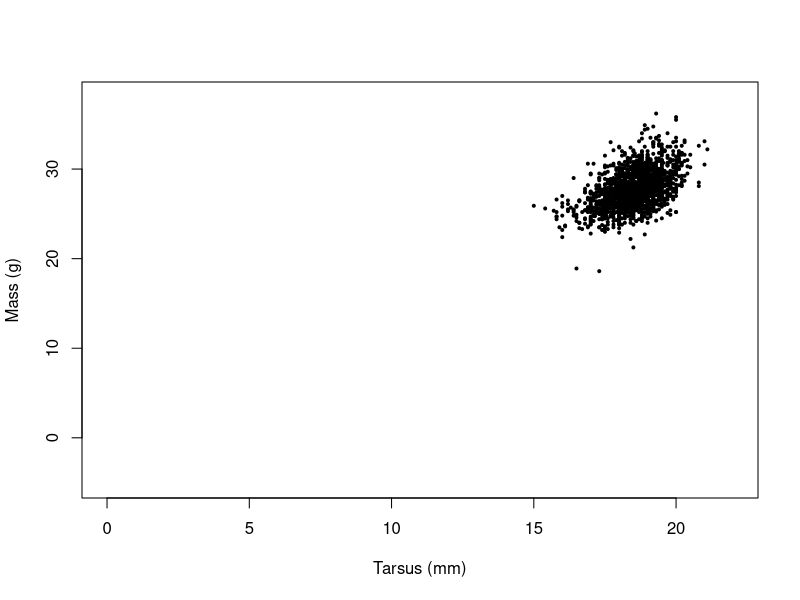
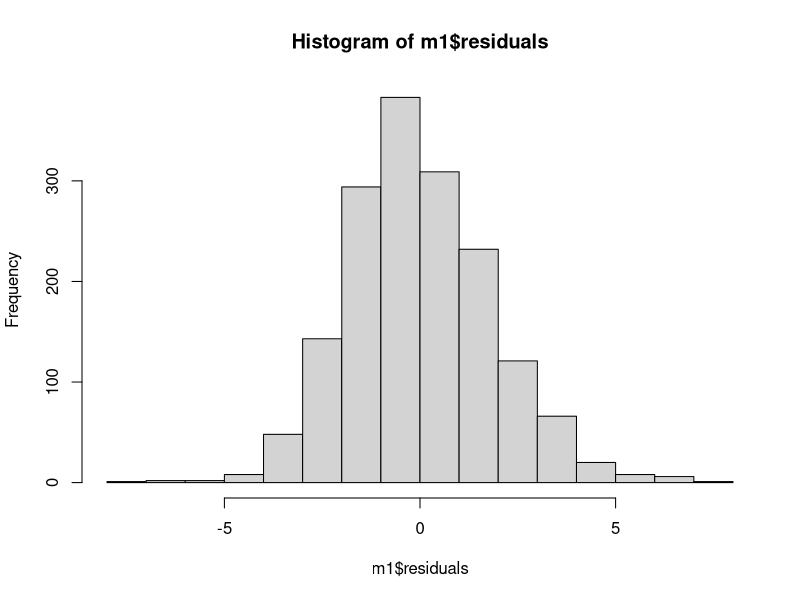
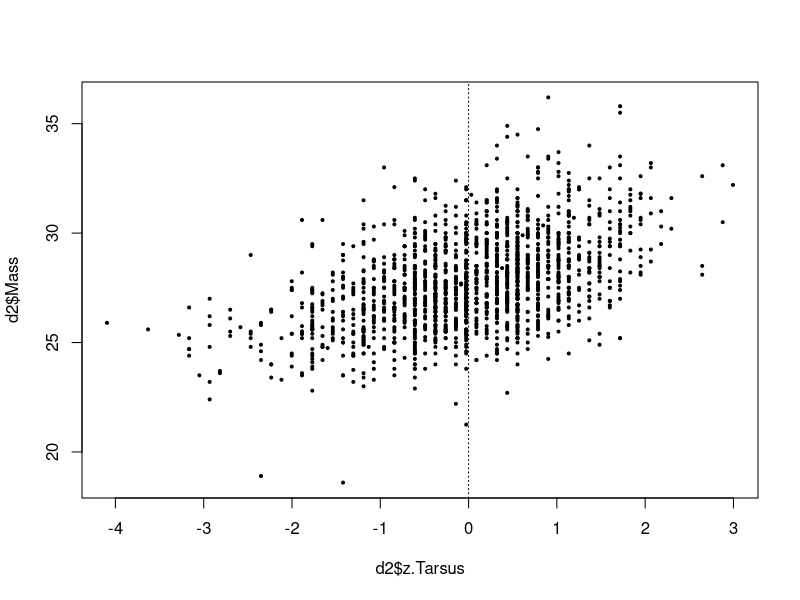

Generate these figures, in order, with R: (Note: this script raises an error after producing the figures.)
setwd("/Volumes/HPM-000/Academic/Masters/ICL_CMEE/00_course/CMEECourseWork_pmH/Week4/Code/")
d<-read.table("../Data/SparrowSize.txt",sep = "\t",header = T)
plot(d$Mass~d$Tarsus, ylab = "Mass (g)", xlab="Tarsus (mm)", pch=19, cex=.4, ylim=c(-5,38), xlim=c(0,22))
d1<-d[which(!is.na(d$Mass)),]
d2<-d[which(!is.na(d$Tarsus)),]
length(d2$Tarsus)
m1<-lm(d2$Mass~d2$Tarsus)
summary(m1)
hist(m1$residuals)
head(m1$residuals)
d2$z.Tarsus<-scale(d2$Tarsus)
m3<-lm(d2$Mass~d2$z.Tarsus)
plot(d2$Mass~d2$z.Tarsus, pch=19, cex=.4)
abline(v=0, lty="dotted")
head(d)
str(d)
d$Sex<-as.numeric(d$Sex)
par(mfrow=c(1,2))
plot(d$Wing~d$Sex.1, ylab = "Wing (mm)")
plot(d$Wing~d$Sex, xlab="Sex", xlim=c(-.1,1.1), ylab = "")
abline(lm(d$Wing~d$Sex), lwd=2)
text(.15,76,"intercept")
text(.9,77.5,"slope", col = "red")

d4<-d[which(!is.na(d$Wing)),]
m4<-lm(d4$Wing~d4$Sex)
t4<-t.test(d4$Wing~d4$Sex, var.equal=T)
summary(m4)
t4
par(mfrow=c(2,2));plot(m3)
par(mfrow=c(2,2));plot(m4)

## exercise
par(mfrow=c(1,1))
plot(d$Wing~d$Sex.1)
plot(d$Tarsus~d$Sex.1)
plot(d$Mass~d$Sex.1)

a.0<-summary(lm(d$Mass~d$Bill))
paste("number of sparrows:",dim(d)[1]) 
paste("explanatory var: bill width (mm)")
paste("response var: mass (g)")

{i<-d$Tarsus
  print(mean(i, na.rm = T))
  print(length(!is.na(i)))
  print(sd(i, na.rm = T))
  print(min(i, na.rm = T))
  print(max(i, na.rm = T))}

